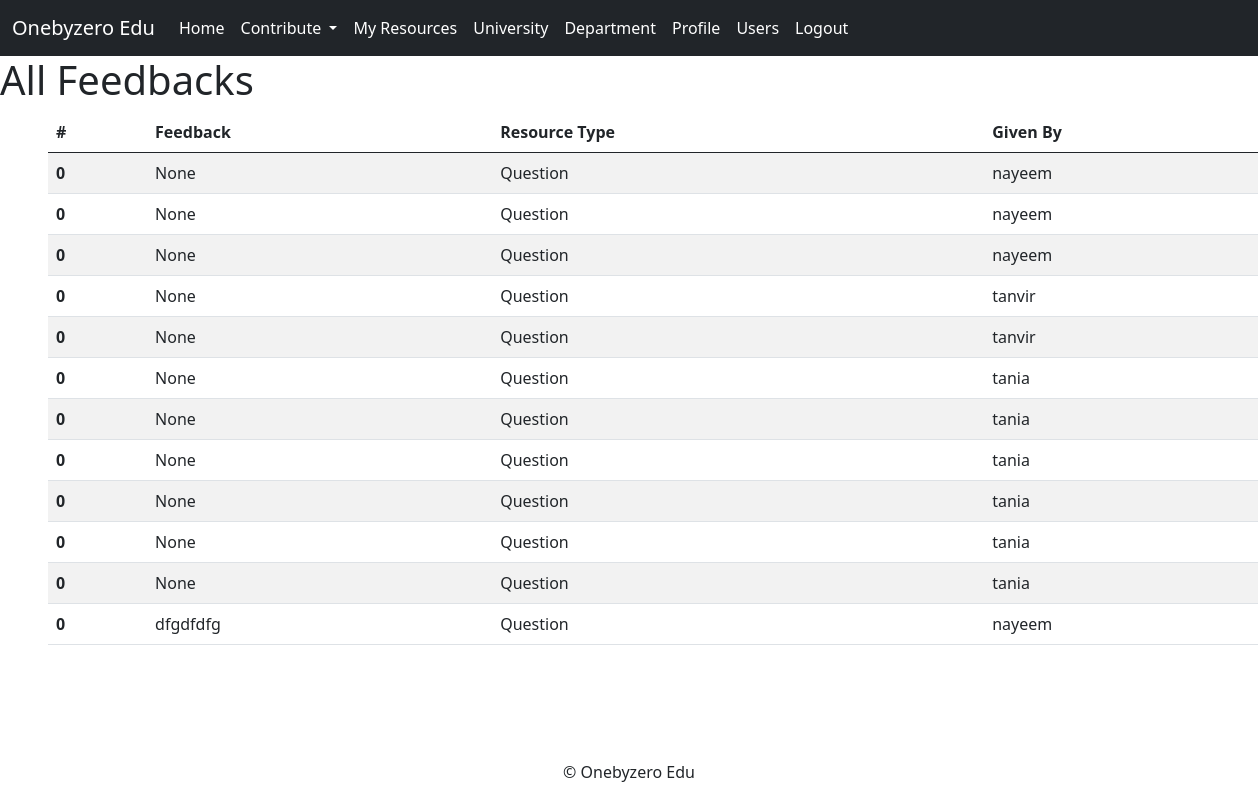
The app's page /study/view_feedback/ (signed in) with its own data.
### study/models.py (models this page shows, shortened)
class Question(models.Model):
    university = models.ForeignKey(University, on_delete=models.CASCADE)
    department = models.ForeignKey(Department, on_delete=models.CASCADE)
    year = models.PositiveIntegerField(choices=YEAR_CHOICES)
    semester = models.PositiveIntegerField(choices=SEMESTER_CHOICES)
    course = models.ForeignKey(Course, on_delete=models.CASCADE)
    exam_name = models.CharField(max_length=50, choices=EXAM_CHOICES)
    session = models.CharField(max_length=9)
    question_file = models.FileField(upload_to='study/questions/',
        validators=[FileExtensionValidator(allowed_extensions=['pdf', 'jpg', 'png', 'jpeg'])])
    upload_time = models.DateTimeField(auto_now_add=True)
    uploaded_by = models.ForeignKey(User, on_delete=models.CASCADE)
    love_count = models.IntegerField(default=0)
    feedback = models.TextField(blank=True, null=True)

### study/views.py (the view)
# urls.py: path('view_feedback/', views.view_feedback, name='view_feedback'),
def view_feedback(request):
    feedbacks = Question.objects.all() # Fetch all feedbacks (adjust as needed)
    return render(request, 'feedbacks/view_feedbacks.html', {'feedbacks': feedbacks})

### study/context_processors/department_context_processors.py (called while the page is built)
def department_context_view(request):
    user = request.user.id
    total_courses = Course.objects.all().count()
    sem1_total_courses = Course.objects.filter(year=1, semester=1).count()
    context = {
        'total_courses': total_courses,
        'sem1_total_courses': sem1_total_courses,
    }
    return {'context': context}

### study/templates/feedbacks/view_feedbacks.html (shortened to what this page needs)
{% extends "base.html" %}
{% block content %}
<h1>All Feedbacks</h1>
<table class="table table-striped mx-5">
    <thead>
      <tr>
        <th scope="col">#</th>
        <th scope="col">Feedback</th>
        <th scope="col">Resource Type</th>
        <th scope="col">Given By</th>
      </tr>
    </thead>
    <tbody>
      {% for feedback in feedbacks %}
        <tr>
          <th scope="row">0</th>
          <td>{{ feedback.feedback }}</td>
          <td>Question</td>
          <td>{{ feedback.uploaded_by }}</td>
        </tr>
      {% endfor %}
    </tbody>
  </table>
{% endblock %}

### records on screen
Question: feedback "None", uploaded_by "nayeem"
Question: feedback "None", uploaded_by "nayeem"
Question: feedback "None", uploaded_by "nayeem"
Question: feedback "None", uploaded_by "tanvir"
Question: feedback "None", uploaded_by "tanvir"
Question: feedback "None", uploaded_by "tania"
Question: feedback "None", uploaded_by "tania"
Question: feedback "None", uploaded_by "tania"
Question: feedback "None", uploaded_by "tania"
Question: feedback "None", uploaded_by "tania"
Question: feedback "None", uploaded_by "tania"
Question: feedback "dfgdfdfg", uploaded_by "nayeem"
